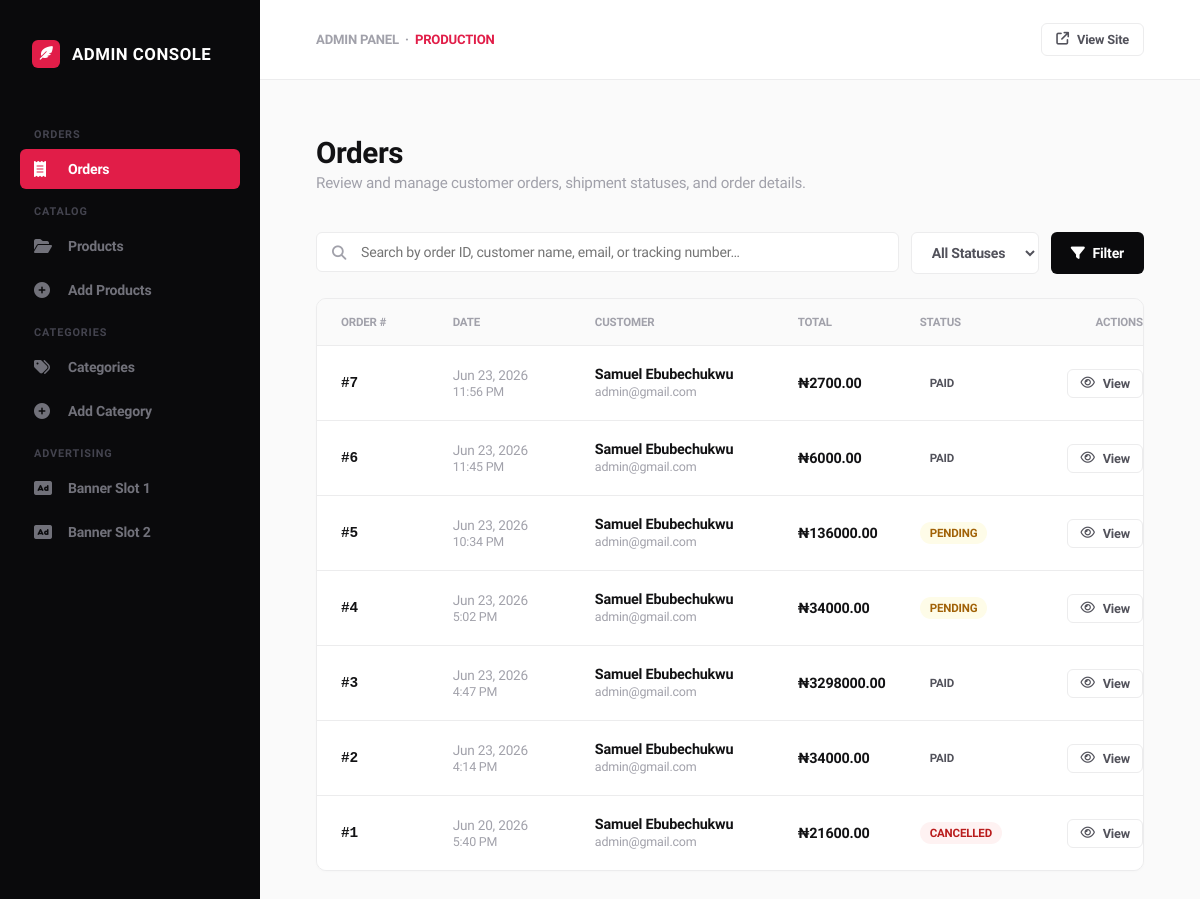
The app's page /admin-dashboard/ (signed in), older data.
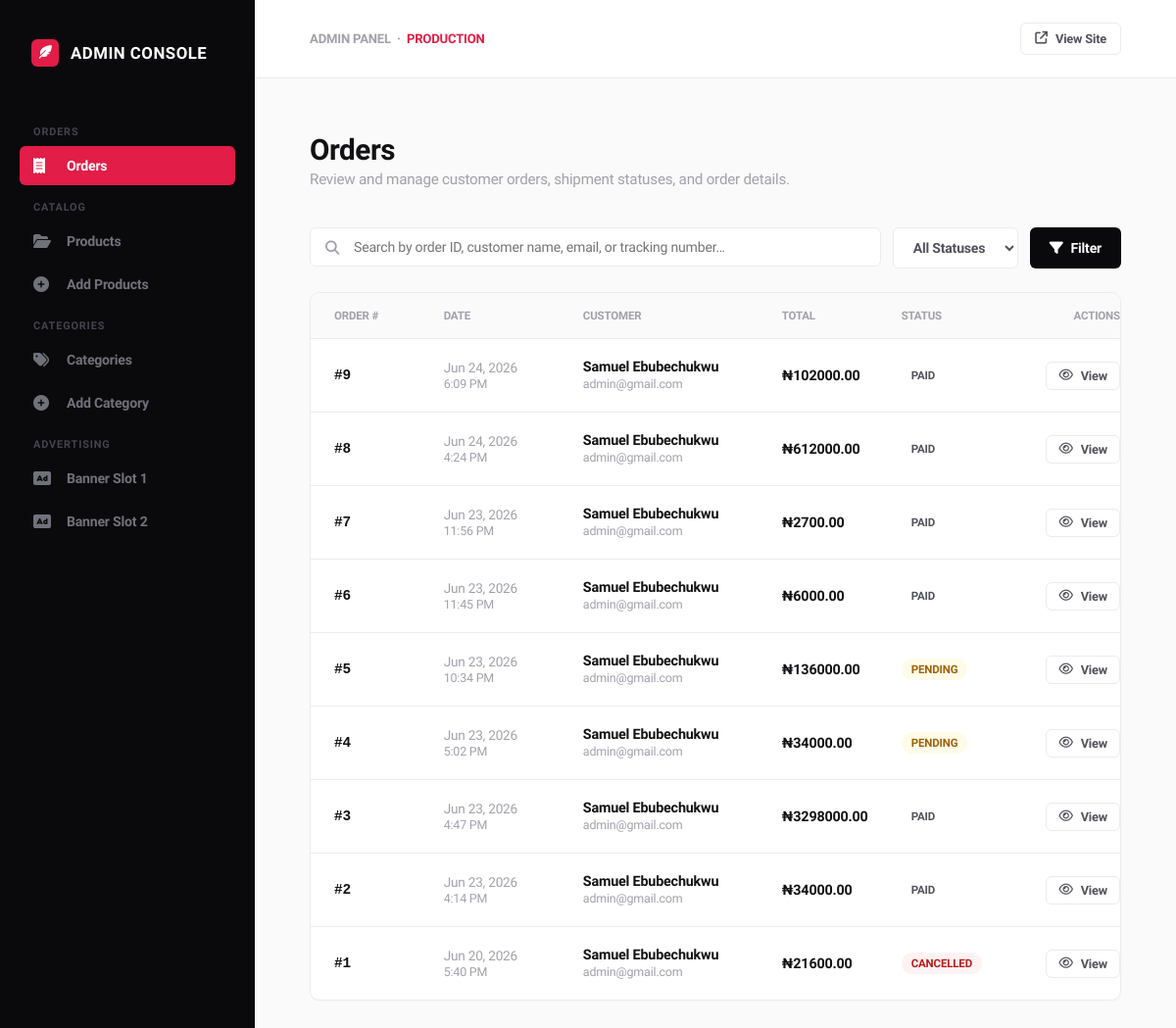
The same page, newer data.
### ecommerce/models.py (models this page shows, shortened)
class Order(models.Model):
    STATUS_CHOICES = [
        ('pending', 'Pending'),
        ('paid', 'Paid'),
        ('shipped', 'Shipped'),
        ('delivered', 'Delivered'),
        ('cancelled', 'Cancelled'),
        ('refunded', 'Refunded'),
    ]
    user = models.ForeignKey(User, on_delete=models.CASCADE, related_name='orders')
    shipping_address = models.ForeignKey(
        ShippingAddress, on_delete=models.SET_NULL,
        null=True, blank=True, related_name='orders'
    )
    shipping_address_snapshot = models.TextField(
        blank=True, help_text="Backup text in case shipping address is deleted"
    )
    status = models.CharField(max_length=20, choices=STATUS_CHOICES, default='pending')
    total = models.DecimalField(max_digits=12, decimal_places=2, default=0)
    billing_address = models.TextField(blank=True)
    tracking_number = models.CharField(max_length=255, blank=True)
    tx_ref = models.CharField(max_length=100, unique=True, blank=True, null=True)
    flw_transaction_id = models.CharField(max_length=100, blank=True, null=True)
    created_at = models.DateTimeField(auto_now_add=True)
    updated_at = models.DateTimeField(auto_now=True)
    class Meta:
        ordering = ['-created_at']

class User(AbstractUser):
    email = models.EmailField(unique=True)

### ecommerce/views.py (the view, shortened to what this page needs)
# urls.py: path('admin-dashboard/', admin_dashboard, name='admin_dashboard'),
@login_required(login_url="accounts:account")
def admin_dashboard(request):
    context = {}
    tab = request.GET.get('tab', 'orders')  # Default tab
    orders_qs = Order.objects.select_related('user', 'shipping_address').prefetch_related('items__product', 'items__product_size')
    order_search = request.GET.get('order_search', '')
    order_status = request.GET.get('order_status', 'all')
    if order_status and order_status != 'all':
        orders_qs = orders_qs.filter(status=order_status)
    orders_qs = orders_qs.order_by('-created_at')
    orders_paginator = Paginator(orders_qs, 10)
    orders_page_num = request.GET.get('orders_page', 1)
    orders_page = orders_paginator.get_page(orders_page_num)
    products_qs = Product.objects.select_related('category').prefetch_related('images', 'sizes')
    product_search = request.GET.get('product_search', '')
    product_category = request.GET.get('product_category', '')
    product_visibility = request.GET.get('product_visibility', '')
    if product_search:
        products_qs = products_qs.filter(
            Q(name__icontains=product_search) |
            Q(sku__icontains=product_search) |
            Q(slug__icontains=product_search)
        )
    if product_category:
        products_qs = products_qs.filter(category_id=product_category)
    products_qs = products_qs.order_by('-created_at')
    products_paginator = Paginator(products_qs, 10)
    products_page_num = request.GET.get('products_page', 1)
    products_page = products_paginator.get_page(products_page_num)
    categories_qs = Category.objects.all().order_by('sort_order', 'name')
    category_search = request.GET.get('category_search', '')
    if category_search:
        categories_qs = categories_qs.filter(name__icontains=category_search)
    categories_paginator = Paginator(categories_qs, 15)
    categories_page_num = request.GET.get('categories_page', 1)
    categories_page = categories_paginator.get_page(categories_page_num)
    view_order_id = request.GET.get('view_order')
    view_order = None
    edit_category_id = request.GET.get('edit_category')
    edit_category_obj = None
    if edit_category_id:
        try:
            edit_category_obj = Category.objects.get(pk=edit_category_id)
        except Category.DoesNotExist:
            pass
    context = {
        'active_tab': tab,
        'orders': orders_page,
        'order_search': order_search,
        'order_status': order_status,
        'order_status_choices': Order.STATUS_CHOICES,
        'products': products_page,
        'product_search': product_search,
        'product_category': product_category,
        'product_visibility': product_visibility,
        'categories_for_filter': Category.objects.all().order_by('name'),
        'product_visibility_options': [
            ('active', 'Active State Only'),
            ('inactive', 'Inactive State Only'),
            ('featured', 'Featured Status Only'),
            ('not_featured', 'Non-Featured Rows Only'),
            ('featured_active', 'Featured & Active Mix'),
            ('featured_inactive', 'Featured & Inactive Mix'),
            ('out_of_stock', 'Global Out of Stock Pool'),
            ('variant_out', 'Sizes Variant Out of Stock'),
        ],
        'categories': categories_page,
        'category_search': category_search,
        'edit_category_obj': edit_category_obj,
        'view_order': view_order,
    }
    return render(request, 'Admin/admin.html', context)

### cart/cart.py (called while the page is built)
    def total_quantities(self):
        total = 0
        for item in self.cart.values():
            if 'quantity' in item and 'quantity' in item['quantity']:
                total += item['quantity']['quantity']
        return total

### cart/context_processors.py (called while the page is built)
def cart_quantity(request):
    cart = Cart(request)
    return {'cart_qty': cart.total_quantities()}

### ecommerce/context_processors.py (called while the page is built, shortened)
def categories(request):
    active_children = Category.objects.filter(is_active=True)
    top_level = Category.objects.filter(
        parent=None,
        is_active=True
    ).prefetch_related(
        Prefetch('children', queryset=active_children)
    )
    return {'categories': top_level}

def currency(request):
    code = request.session.get('currency', 'NGN')
    rate = 1
    return {
        'current_currency': code,
        'current_currency_symbol': CURRENCY_SYMBOLS.get(code, '₦'),
        'current_currency_rate': rate,
    }

### ecommerce/models.py (called while the page is built)
    @property
    def primary_image(self):
        key_img = self.images.filter(is_key=True).first()
        if key_img:
            return key_img.image_url
        first_img = self.images.first()
        return first_img.image_url if first_img else None

    @property
    def is_on_sale(self):
        return self.discount_price is not None and self.discount_price < self.price

    @property
    def display_price(self):
        return self.discount_price if self.is_on_sale else self.price

    @property
    def image_url(self):
        if self.image:
            return CloudinaryImage(str(self.image)).build_url(
                width=400, height=400, crop='fill', format='webp', quality='auto'
            )
        return None

### templates/Admin/admin.html (shortened to what this page needs)
{% load static %}
<!DOCTYPE html>
<html lang="en">
<head>
    <link rel="stylesheet" href="https://cdnjs.cloudflare.com/ajax/libs/font-awesome/6.4.0/css/all.min.css">
</head>
<body>
<aside class="sidebar" id="sidebar">
    <div class="brand-container">
        <div class="brand-logo"><i class="fa-solid fa-feather-pointed"></i></div>
        <div class="brand-name">Admin Console</div>
    </div>
    <ul class="nav-group" style="padding:0; list-style:none;">
        <div class="nav-label">Orders</div>
        <li>
            <button class="nav-item {% if active_tab == 'orders' %}active{% endif %}"
                    onclick="switchTab('orders')">
                <i class="fa-solid fa-receipt"></i> Orders
            </button>
        </li>
        <div class="nav-label">Catalog</div>
        <li>
            <button class="nav-item {% if active_tab == 'products' %}active{% endif %}"
                    onclick="switchTab('products')">
                <i class="fa-solid fa-folder-open"></i> Products
            </button>
        </li>
        <li>
            <a href="{% url 'ecommerce:add_product' %}" class="nav-item">
                <i class="fa-solid fa-circle-plus"></i> Add Products
            </a>
        </li>
        <div class="nav-label">Categories</div>
        <li>
            <button class="nav-item {% if active_tab == 'categories' %}active{% endif %}"
                    onclick="switchTab('categories')">
                <i class="fa-solid fa-tags"></i> Categories
            </button>
        </li>
        <li>
            <button class="nav-item {% if active_tab == 'add_category' %}active{% endif %}"
                    onclick="switchTab('add_category')">
                <i class="fa-solid fa-circle-plus"></i> Add Category
            </button>
        </li>
        <div class="nav-label">Advertising</div>
        <li>
            <a href="{% url 'ecommerce:admin_banner_ads' %}" class="nav-item">
                <i class="fa-solid fa-rectangle-ad"></i> Banner Slot 1
            </a>
        </li>
        <li>
            <a href="{% url 'ecommerce:admin_banner_ads2' %}" class="nav-item">
                <i class="fa-solid fa-rectangle-ad"></i> Banner Slot 2
            </a>
        </li>
    </ul>
</aside>
<div class="main-wrapper">
    <header class="global-header">
        <div style="font-size:0.82rem; font-weight:700; color:var(--text-muted); text-transform:uppercase;">
            Admin Panel &nbsp;·&nbsp; <span style="color:var(--pink-accent);">Production</span>
        </div>
        <a href="{% url 'ecommerce:home' %}" class="action-btn action-btn-secondary" style="font-size:0.8rem; padding:8px 14px;">
            <i class="fa-solid fa-arrow-up-right-from-square"></i> View Site
        </a>
    </header>
    <main>
        <section id="tab-orders" class="page-content-pane {% if active_tab == 'orders' or not active_tab %}active-view{% endif %}">
            <div class="view-title-block">
                <h1>Orders</h1>
                <p>Review and manage customer orders, shipment statuses, and order details.</p>
            </div>
            <form method="GET" action="{% url 'ecommerce:admin_dashboard' %}">
                <div class="search-filter-dock">
                    <div class="search-pill-input">
                        <i class="fa-solid fa-magnifying-glass"></i>
                        <input type="text" name="order_search" value="{{ order_search }}" placeholder="Search by order ID, customer name, email, or tracking number…">
                    </div>
                    <select class="custom-dropdown-select" name="order_status">
                        <option value="all" {% if order_status == 'all' %}selected{% endif %}>All Statuses</option>
                    </select>
                    <button type="submit" class="filter-submit-btn"><i class="fa-solid fa-filter"></i> Filter</button>
                </div>
            </form>
            <div class="modern-list-container">
                <div class="list-row-header orders-grid">
                    <div>Order #</div>
                    <div>Date</div>
                    <div>Customer</div>
                    <div>Total</div>
                    <div>Status</div>
                    <div style="text-align:right;">Actions</div>
                </div>
                {% for order in orders %}
                <div class="list-row-item orders-grid">
                    <div class="text-title font-mono">#{{ order.id }}</div>
                    <div style="font-size:0.85rem; color:var(--text-muted);">{{ order.created_at|date:"M d, Y" }}<br><span style="font-size:0.78rem;">{{ order.created_at|time:"g:i A" }}</span></div>
                    <div>
                        <strong style="color:var(--text-title);">{{ order.user.get_full_name|default:order.user.username }}</strong><br>
                        <span style="font-size:0.78rem; color:var(--text-muted);">{{ order.user.email }}</span>
                    </div>
                    <div style="font-weight:600; color:var(--text-title);">₦{{ order.total|floatformat:2 }}</div>
                    <div>
                        <span class="status-pill
                            {% if order.status == 'pending' %}pill-yellow
                            {% elif order.status == 'processing' %}pill-blue
                            {% elif order.status == 'shipped' %}pill-purple
                            {% elif order.status == 'delivered' %}pill-green
                            {% elif order.status == 'cancelled' %}pill-red
                            {% elif order.status == 'refunded' %}pill-dark
                            {% endif %}">
                            {{ order.get_status_display }}
                        </span>
                    </div>
                    <div style="text-align:right; display:flex; gap:6px; justify-content:flex-end; flex-wrap:wrap;">
                        <a href="{% url 'ecommerce:admin_dashboard' %}?tab=orders&view_order={{ order.id }}"
                           class="action-btn action-btn-secondary" style="padding:6px 12px; font-size:0.8rem;">
                            <i class="fa-regular fa-eye"></i> View
                        </a>
                    </div>
                </div>
                {% empty %}
                <div class="empty-state">
                    <i class="fa-solid fa-box-open"></i>
                    <h3>No orders found</h3>
                    <p>{% if order_search or order_status != 'all' %}Try adjusting your filters.{% else %}Orders will appear here once customers place them.{% endif %}</p>
                </div>
                {% endfor %}
            </div>
        </section>
    </main>
</div>
</body>
</html>

Row changes from the older to the newer data that the page shows:
added Order: id "9", created_at "Jun 24, 2026", created_at "6:09 PM", user.get_full_name "Samuel Ebubechukwu", user.email "admin@gmail.com", total "102000.00", status "PAID"
added Order: id "8", created_at "Jun 24, 2026", created_at "4:24 PM", user.get_full_name "Samuel Ebubechukwu", user.email "admin@gmail.com", total "612000.00", status "PAID"
